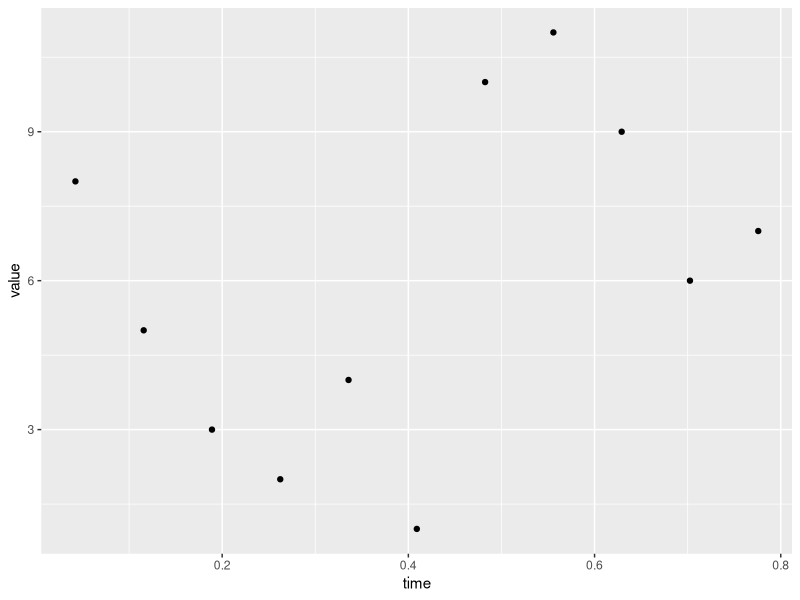
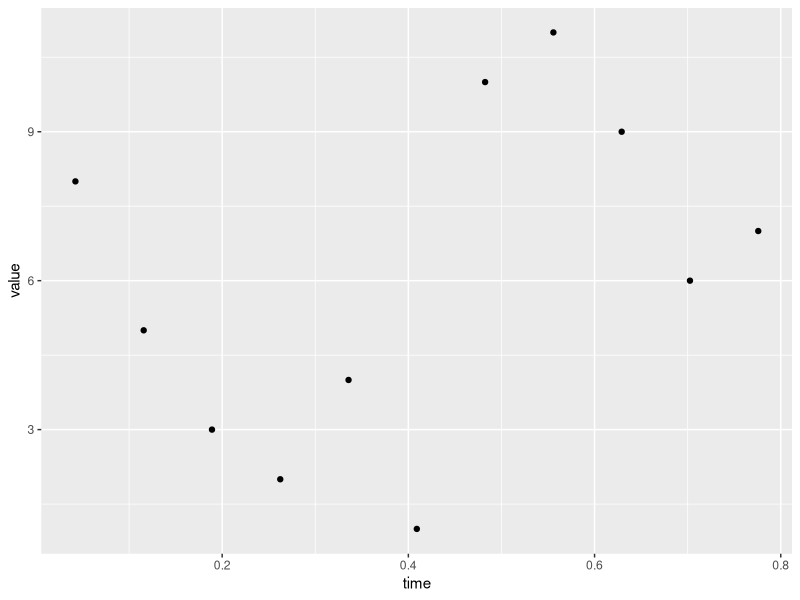

Reproduce these figures in R, in order. (Note: this script raises an error after producing the figures.)
#options(width=65)
library("ggplot2")
library("scales")
library("chron")

methods(class="times")


    Time <- times(c("18:37:11", "16:51:34", "15:05:57", "13:20:20",
                    "11:34:43", "09:49:06", "08:03:29", "06:17:52",
                    "04:32:15", "02:46:38", "01:01:01"))

Time
str(Time)
dput(Time)

as.numeric(Time)
times(as.numeric(Time))
identical(Time, times(as.numeric(Time)))

pretty(Time)
pretty_breaks()(range(Time))

    fmt <- function(x) {
        format(x, simplify = !any(diff(x) < 1/(24*60)))
    }

    times_trans <- function() {
        fmt <- function(x) {
            format(x, simplify = !any(diff(x) < 1/(24*60)))
        }
        trans_new("chrontimes",
                  transform = as.numeric,
                  inverse = times,
                  breaks = pretty_breaks(),
                  format = fmt,
                  domain=c(0,1))
    }

    dat <- data.frame(time = Time,
                      value = c(7L, 6L, 9L, 11L, 10L, 1L,
                                4L, 2L, 3L, 5L, 8L))

    ggplot(dat, aes(time, value)) + geom_point()

ggsave("default_scale.png", width = 6, height = 6)

    ggplot(dat, aes(time, value)) + geom_point() +
      scale_x_continuous(trans=times_trans())

ggsave("trans_scale.png", width = 6, height = 6)


    timesreverse_trans <- function() {
        trans <- function(x) {-as.numeric(x)}
        inv <- function(x) {times(-x)}
        fmt <- function(x) {format(x, simplify = !any(diff(x) < 1/(24*60)))}
        trans_new("chrontimes-reverse",
                  transform = trans,
                  inverse = inv,
                  breaks = pretty_breaks(),
                  format = fmt,
                  domain=c(0,1))
    }


    scale_x_times <- function(..., trans=NULL) {
        scale_x_continuous(trans=times_trans(), ...)
    }

    scale_y_times <- function(..., trans=NULL) {
        scale_y_continuous(trans=timesreverse_trans(), ...)
    }

    ggplot(dat, aes(time, value)) + geom_point() +
      scale_x_times()

ggsave("scale_x_times.png", width = 6, height = 6)

    ggplot(dat, aes(value, time)) + geom_point() +
      scale_y_times()

ggsave("scale_y_times.png", width = 6, height = 6)
